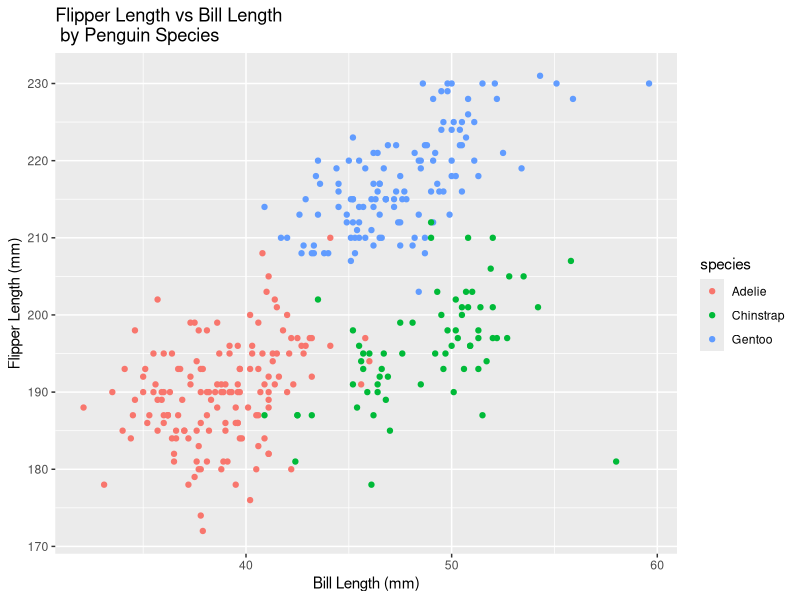
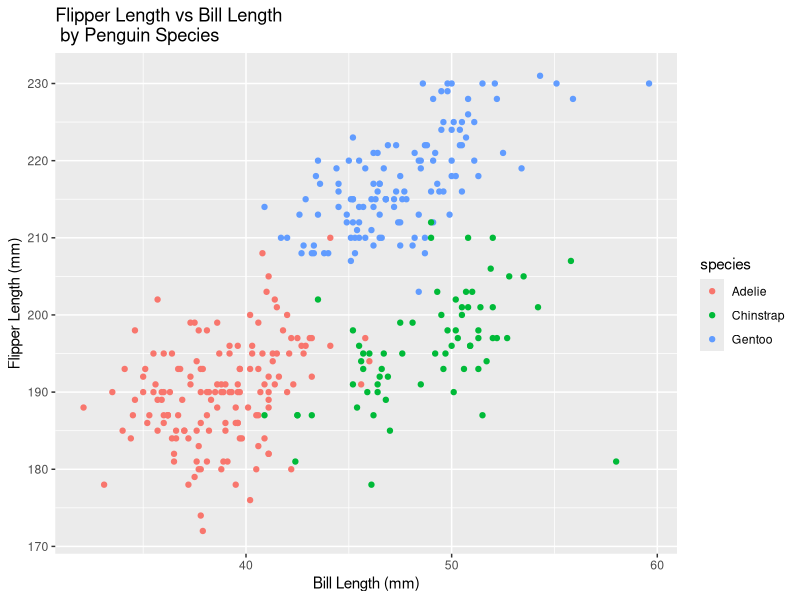

Write the R code that produced these figures, in order.
## ---- chunk 1
knitr::opts_chunk$set(echo = TRUE)
## ---- chunk 2
  library(tidyverse)
  library(ggplot2)
  library(palmerpenguins)
## ---- chunk 3
# I decided to set echo to true, so you can see both my code and the results in
# the knitted HTML file.

# problem1_DF is a data frame that consists of various data types, including a
# standard normal distribution of numbers, boolean values, character and factor
# vectors.

problem1_DF = 
  tibble(
    normal_distribution_values = rnorm(10),
    logical_vector = normal_distribution_values>0,
    charactor_vector_10 = c("go", "on", "I", "know", "it", "not", "me", "not", "hermoine", "YOU"),
    factor_vector_10 = factor(c("harry", "hermoine", "ron", "ron", "ron", "hermoine", "harry", "hermoine", "harry", "ron"))
  )

# generates a table of problem1_DF to inspect whether values have successfully
# been input
view(problem1_DF, n = 10)

# Take the mean of each set of values in the dataframe

# Take the mean of the normally distributed 10 values that were generated
ndist_mean = mean(problem1_DF %>% pull(1))
ndist_mean
#ndist_mean = ~-0.228, which is about what we would expect

# Take the mean of the logical vector
logvec_mean = mean(problem1_DF %>% pull(2))
logvec_mean
# logvec_mean = 0.3, which assumes TRUE = 1, and FALSE = 0.

# Take the mean of the character vector
chvec_mean = mean(problem1_DF %>% pull(3))
chvec_mean

# Take the mean of the factor vector
factor_mean = mean(problem1_DF %>% pull(4))
factor_mean
## ---- chunk 4
#load the penguins dataset
data("penguins", package = "palmerpenguins")

#determine some summary statistics about the penguins dataset
summary(penguins)
#running the summary function, we see that there are three species (Adelie, 
# Chinstrap, and Gentoo) and three islands (Biscoe, Dream, Torgersen). There 
# are 152 Adelie penguins, 68 Chinstrap penguins. Other variables of interest 
# include the average bill length and bill depth, flipper length, body mass, 
# penguin sex and year of observation.
head(penguins)

#the number of rows and columns in the penguins dataset
num_columns = ncol(penguins)
num_columns
num_rows = nrow(penguins)
num_rows
#there are 344 rows and 8 columns in the penguins dataset.

#the mean flipper length
flipper_length_mm = penguins %>% pull(3) %>% na.omit()
flipper_length_mm_mean = mean(flipper_length_mm)
flipper_length_mm_mean
 
#the mean flipper length of the penguins in this dataset is 43.92193mm
## ---- chunk 5
# generate a scatterplot of bill_length_mm (x) vs flipper_length_mm (y), with 
# points colored by species
flipper_plot = ggplot(data = penguins, aes(x = bill_length_mm, y =flipper_length_mm, color = species)) + geom_point() + ggtitle("Flipper Length vs Bill Length \n by Penguin Species") + xlab("Bill Length (mm)") + ylab("Flipper Length (mm)")
plot(flipper_plot)

#save the scatterplot
ggsave("scatter_plot.pdf", height = 4, width = 6)

